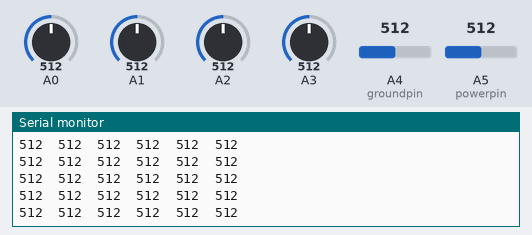
Bench run of a sketch on a simulated Arduino Uno, built with avr-gcc and run on an emulated ATmega328P. Parts: the last lines printed to the serial monitor. The test bench sets the inputs (shaded band); at power-on: A0 = 512, A2 = 512, A3 = 512, A1 = 512, A4 (groundpin) = 512, A5 (powerpin) = 512.

Above: at 1.2 s.
1.3 s: A0 set to 110
At 1.9 s:
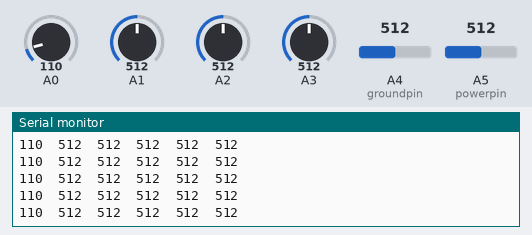
4.3 s: A0 set to 90
At 4.9 s:
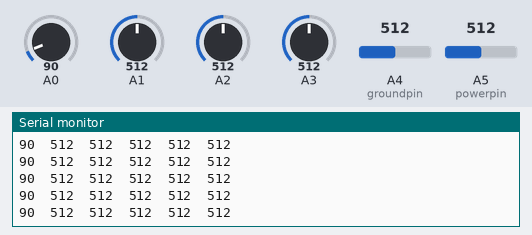
10.3 s: A2 set to 107
At 11.3 s:
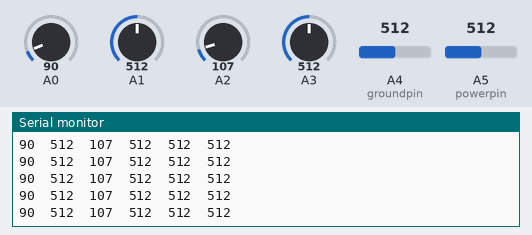
11.8 s: A2 set to 93
At 12.3 s:
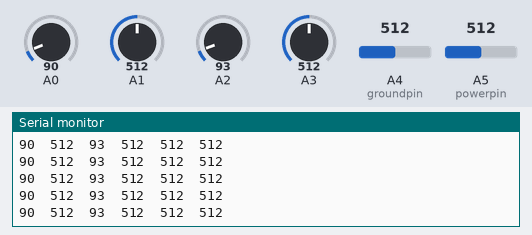
14.8 s: A3 set to 106
At 15.8 s:
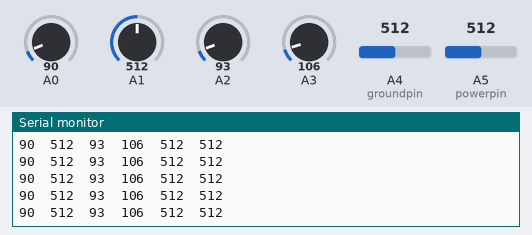
16.3 s: A3 set to 92
At 17.2 s:
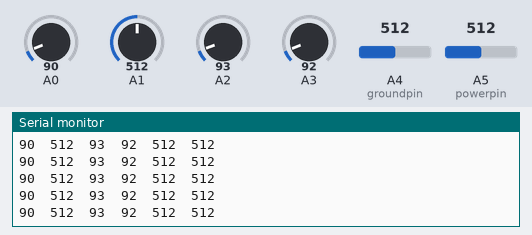
Timing chart, 0 to 19.3 s (numbered marks = the images above; inputs shaded):
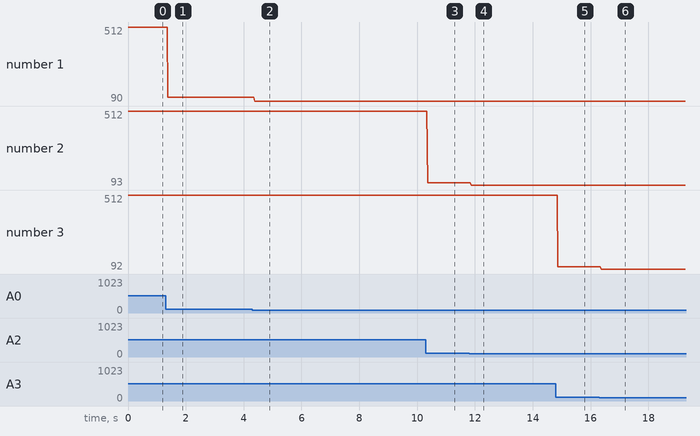

Measured:
- after the input at 1.3 s, the serial monitor: prints a new line after 0.08 s (image 1)
- after the input at 4.3 s, the serial monitor: prints a new line after 0.08 s (image 2)
- after the input at 10.3 s, the serial monitor: prints a new line after 0.06 s (image 3)
- after the input at 11.8 s, the serial monitor: prints a new line after 0.07 s (image 4)
- after the input at 14.8 s, the serial monitor: prints a new line after 0.06 s (image 5)
- after the input at 16.3 s, the serial monitor: prints a new line after 0.06 s (image 6)
- plotted number 1: 512 → 110 after the input at 1.3 s, 110 → 90 after the input at 4.3 s
- plotted number 2: 512 → 107 after the input at 10.3 s, 107 → 93 after the input at 11.8 s

The sketch:

ar_view_sensor.ino
```cpp
#define NUM_SENSORS 6// number of sensors used

unsigned int sensorValues[NUM_SENSORS];
int i;
const int groundpin = 18;             // analog input pin 4 -- ground
const int powerpin = 19;

void setup(){
  Serial.begin(9600); // set the data rate in bits per second for serial data transmission

}

void loop() {

  for (i = 0; i < NUM_SENSORS; i++) {
    sensorValues[i] = analogRead(i);
    Serial.print(sensorValues[i]);
    Serial.print('\t');
  }
  Serial.println();
  delay(10);
}
```
